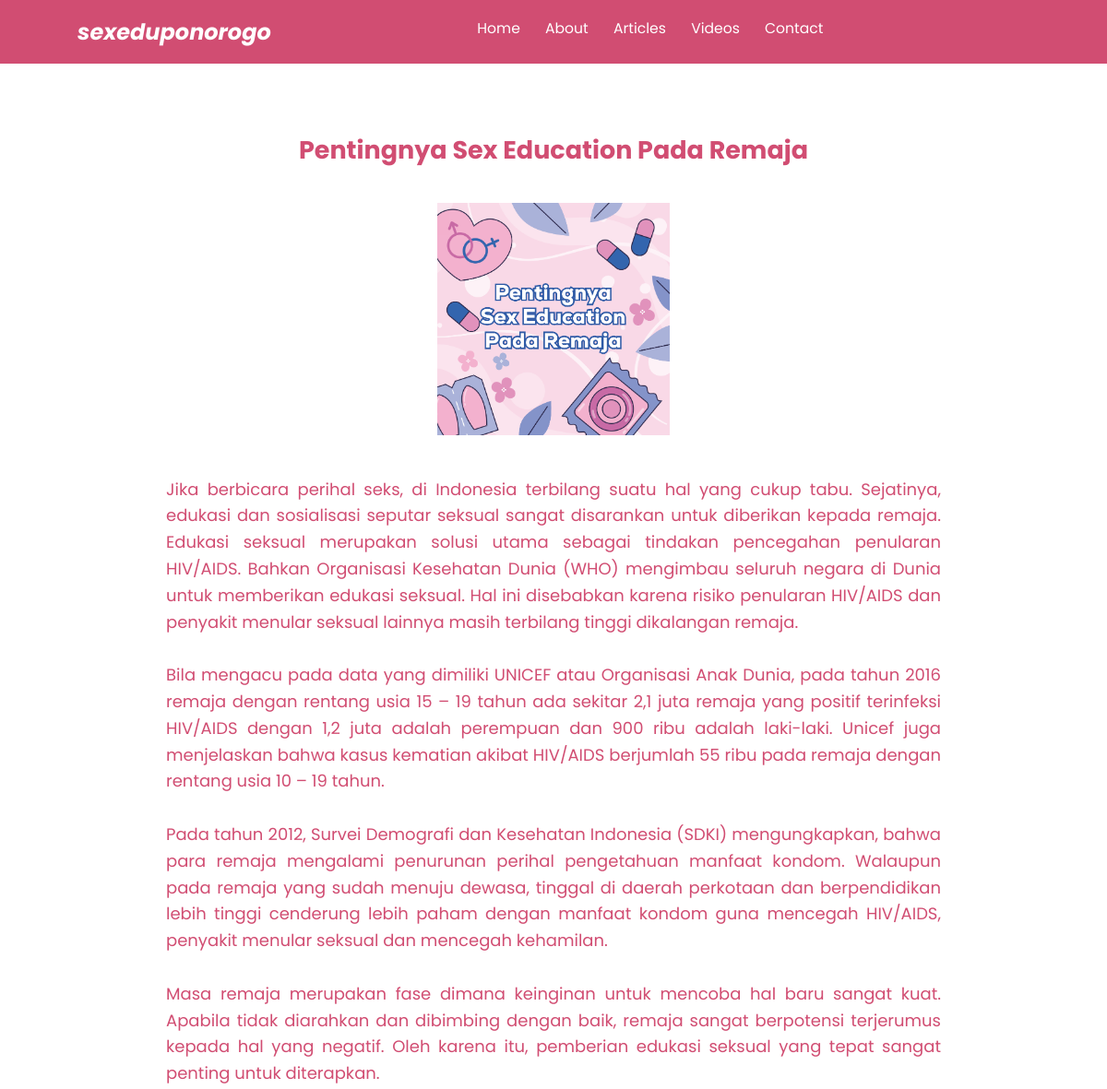
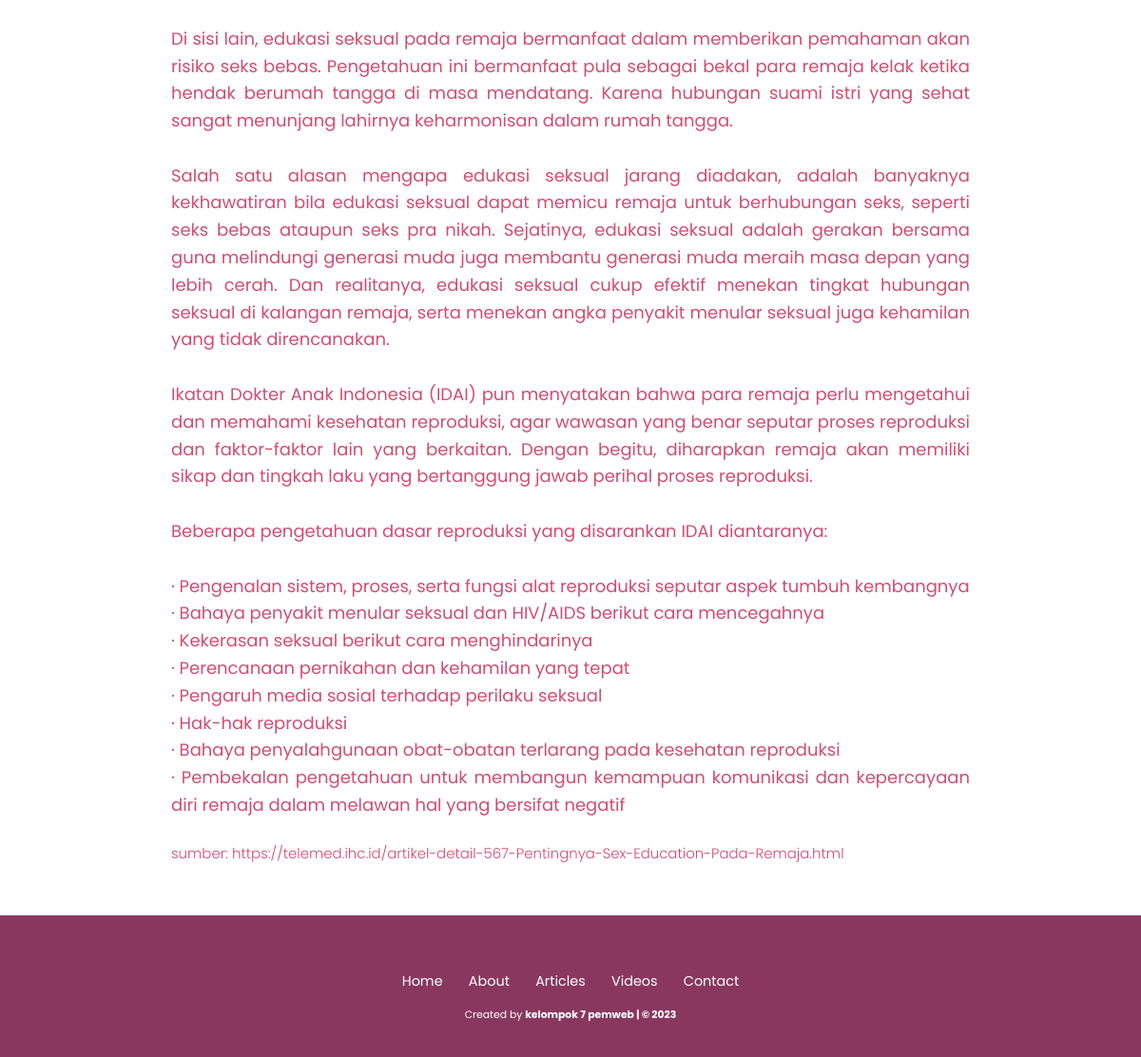
Page /article/article3.php on the committed database (2 pictures, top to bottom).
### tables this page shows
CREATE TABLE `article` (
  `id` int(11) NOT NULL,
  `title` varchar(100) NOT NULL,
  `synopsis` text NOT NULL,
  `description` longtext NOT NULL,
  `picture` varchar(250) NOT NULL,
  `source` varchar(200) NOT NULL
);

### functions.php (called while the page is built, shortened)
<?php
$conn = mysqli_connect("localhost", "root", "", "sex_education");
function query($query){
    global $conn;
    $result = mysqli_query($conn, $query);
    $rows = [];
    while($row = mysqli_fetch_assoc($result)){
        $rows[] = $row;
    }
    return $rows;
}
?>

### article/article3.php (the view, shortened to what this page needs)
<?php
require '../functions.php';
$article = query("SELECT * FROM article LIMIT 2,1");
?>
<!DOCTYPE html>
<html lang="en">
  <head>
    <link rel="stylesheet" href="../css/style.css" />
  </head>
  <body>
    <nav class="navbar">
      <a href="../index.php" class="navbar-logo">sexeduponorogo</a>
      <div class="navbar-nav">
        <a href="../index.php">Home</a>
        <a href="../about.php">About</a>
        <a href="../article.php">Articles</a>
        <a href="../video.php">Videos</a>
        <a href="../contact.php">Contact</a>
      </div>
    </nav>
    <section id="article-sub" class="article-sub">
      <div class="row">
        <?php foreach ($article as $row) : ?>
        <div class="content">
          <h2 class="title"><?= $row["title"]; ?></h2>
          <img src="../img/article/<?= $row["picture"]; ?>" class="article-img" alt="" />
          <p>
          <?= $row["description"]; ?>
          </p>
          <h5>sumber: <?= $row["source"]; ?></h5>
        </div>
        <?php endforeach; ?>
      </div>
    </section>
    <footer>
      <div class="links">
        <a href="../index.php">Home</a>
        <a href="../about.php">About</a>
        <a href="../article.php">Articles</a>
        <a href="../video.php">Videos</a>
        <a href="../contact.php">Contact</a>
      </div>
      <div class="credit">
        <p>
          Created by
          <a href="">kelompok 7 pemweb | &copy; 2023</a>
        </p>
      </div>
    </footer>
  </body>
</html>

### css/style.css (style rules this page uses)
:root { --primary: #d14d72; --bg: #fff; --second: #fcc8d1; }
* { font-family: "Poppins", sans-serif; margin: 0; padding: 0; box-sizing: border-box; outline: none; border: none; text-decoration: none; }
html { scroll-behavior: smooth; }
body { font-family: "Poppins", sans-serif; background-color: var(--bg); color: var(--primary); }
.navbar { display: flex; justify-content: space-between; align-items: center; padding: 1.4rem 7%; background-color: var(--primary); top: 0; left: 0; right: 0; z-index: 9999; }
.navbar .navbar-logo { font-size: 2rem; font-weight: 700; color: #fff; font-style: italic; }
.navbar .navbar-nav a { text-align: right; color: #fff; display: inline-block; font-size: 1.3rem; margin: 0 1rem; }
.navbar .navbar-nav a::after { content: ""; display: block; padding-bottom: 0.5rem; border-bottom: 0.1rem solid var(--bg); transform: scaleX(0); transition: 0.2s linear; }
.article-sub { min-height: 100vh; background-color: var(--bg); padding: 1rem 7% 1.4rem; }
.article-sub .row { display: flex; }
.article-sub .row .content { color: var(--primary); text-align: center; max-width: 70rem; margin: auto; line-height: 1.6; font-size: 1.5rem; }
.article-sub .row .content .title { margin-top: 2rem auto 0.5rem; }
.article-sub .row .content .article-img { padding-top: 3rem; padding-bottom: 3rem; width: 30%; }
.article-sub .row .content p { text-align: justify; }
.article-sub .row .content h5 { color: var(--primary); text-align: left; padding-top: 2rem; font-weight: 300; margin-top: 2rem auto 0.5rem; }
.row { width: 100%; display: flex; justify-content: center; align-items: center; margin-top: 5rem; }
footer { background-color: #89375f; text-align: center; padding: 5rem 0 3rem; margin-top: 3rem; }
footer .links { margin-bottom: 1.4rem; }
footer .links a { color: var(--bg); padding: 0.7rem 1rem; font-size: 1.2rem; }
footer .credit { font-size: 0.9rem; }
footer .credit a { color: var(--bg); font-weight: 700; }
footer .credit p { color: var(--bg); }
@media (max-width: 1366px) { html { font-size: 75%; } }

### rows in the picture
article: title "Pentingnya Sex Education Pada Remaja", picture (picture), description "Jika berbicara perihal seks, di Indonesia terbilang suatu hal yang cukup tabu. Sejatinya, edukasi dan sosialisasi seputar seksual sangat disarankan untuk diberikan kepada remaja. Edukasi seksual merupakan solusi utama sebagai tindakan pencegahan penularan HIV/AIDS. Bahkan Organisasi Kesehatan Dunia (WHO) mengimbau seluruh negara di Dunia untuk memberikan edukasi seksual. Hal ini disebabkan karena risiko penularan HIV/AIDS dan penyakit menular seksual lainnya masih terbilang tinggi dikalangan remaja. Bila mengacu pada data yang dimiliki UNICEF atau Organisasi Anak Dunia, pada tahun 2016 remaja dengan rentang usia 15 – 19 tahun ada sekitar 2,1 juta remaja yang positif terinfeksi HIV/AIDS…", source "https://telemed.ihc.id/artikel-detail-567-Pentingnya-Sex-Education-Pada-Remaja.html"
